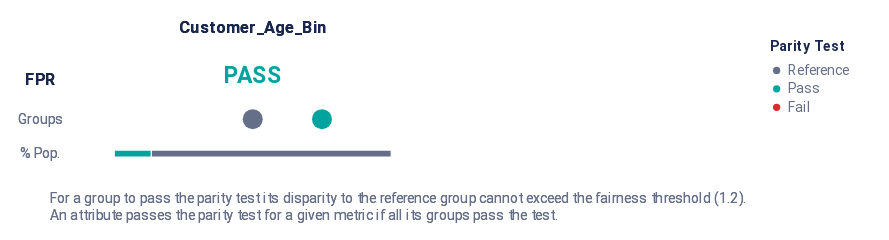

The code cell stored with this chart in its notebook:
### Markdown cell above
Or perform a bias audit to a specific model in the results.

### Code cell
from aequitas.flow.datasets import BankAccountFraud

dataset = BankAccountFraud("Sample")
dataset._download = False
dataset.load_data()
dataset.create_splits()

plot.bias_audit(27, dataset.test, "customer_age_bin", metrics=["fpr"], results_path="artifacts/acs_exp")

### Figure 1 — Vega-Lite specification as saved in the notebook (floating-point values rounded to 4 significant figures)
{"config": {"view": {"continuousWidth": 400, "continuousHeight": 300, "strokeWidth": 0}, "legend": {"labelColor": "rgb(102, 111, 137)", "labelFont": "Roboto, Arial, sans-serif", "labelFontSize": 12, "rowPadding": 4, "symbolSize": 40, "titleBaseline": "top", "titleColor": "rgb(25, 39, 78)", "titleFont": "Roboto, Arial, sans-serif", "titleFontSize": 12, "titleFontWeight": "bold", "titlePadding": 8}}, "vconcat": [{"hconcat": [{"vconcat": [{"mark": {"type": "text", "align": "center", "baseline": "middle", "color": "rgb(25, 39, 78)", "font": "Roboto, Arial, sans-serif", "fontWeight": "bold", "size": 14}, "encoding": {"text": {"value": ""}}, "height": 19.5, "width": 32.0}, {"layer": [{"mark": {"type": "text", "align": "center", "baseline": "middle", "color": "rgb(25, 39, 78)", "font": "Roboto, Arial, sans-serif", "fontWeight": "bold", "size": 14}, "encoding": {"text": {"value": "FPR"}, "y": {"axis": {"domain": false, "grid": false, "labels": false, "ticks": false, "title": null}, "field": "y_position", "scale": {"domain": [3, 1]}, "type": "quantitative"}}, "transform": [{"calculate": "1.2", "as": "y_position"}]}, {"mark": {"type": "text", "align": "center", "baseline": "middle", "color": "rgb(102, 111, 137)", "font": "Roboto, Arial, sans-serif", "size": 12}, "encoding": {"text": {"value": "Groups"}, "y": {"axis": {"domain": false, "grid": false, "labels": false, "ticks": false, "title": null}, "field": "y_position", "scale": {"domain": [3, 1]}, "type": "quantitative"}}, "transform": [{"calculate": "2", "as": "y_position"}]}, {"mark": {"type": "text", "align": "center", "baseline": "middle", "color": "rgb(102, 111, 137)", "font": "Roboto, Arial, sans-serif", "size": 12}, "encoding": {"text": {"value": "% Pop."}, "y": {"axis": {"domain": false, "grid": false, "labels": false, "ticks": false, "title": null}, "field": "y_position", "scale": {"domain": [3, 1]}, "type": "quantitative"}}, "transform": [{"calculate": "2.7", "as": "y_position"}]}], "height": 84.5, "width": 32.0}], "bounds": "flush", "data": {"name": "data-79dd248bdaa0ea02c535240e8ad022c8"}, "spacing": 26.0}, {"hconcat": [{"vconcat": [{"data": {"name": "data-79dd248bdaa0ea02c535240e8ad022c8"}, "mark": {"type": "text", "align": "center", "baseline": "middle", "color": "rgb(25, 39, 78)", "font": "Roboto, Arial, sans-serif", "fontWeight": "bold", "size": 14}, "encoding": {"text": {"value": "Customer_Age_Bin"}}, "height": 19.5, "width": 240.0}, {"layer": [{"data": {"name": "data-126d4ae515fac080ab56453e43289c66"}, "mark": {"type": "text", "align": "center", "baseline": "middle", "font": "Roboto, Arial, sans-serif", "fontWeight": "bold", "size": 20}, "encoding": {"color": {"field": "parity_result", "legend": {"offset": 0, "padding": 20, "title": "Parity Test"}, "scale": {"domain": ["Reference", "Pass", "Fail"], "range": ["rgb(102, 111, 137)", "rgb(0, 163, 158)", "rgb(211, 47, 47)"]}, "type": "ordinal"}, "text": {"value": "PASS"}, "y": {"axis": {"domain": false, "grid": false, "labels": false, "ticks": false, "title": null}, "field": "y_position", "scale": {"domain": [3, 1]}, "type": "quantitative"}}, "transform": [{"calculate": "1", "as": "y_position"}]}, {"data": {"name": "data-87e19190d7e3a4f7eba06ad8eb87b4fa"}, "mark": {"type": "bar", "size": 6, "stroke": "white"}, "encoding": {"color": {"field": "fpr_parity_result", "legend": null, "scale": {"domain": ["Reference", "Pass", "Fail"], "range": ["rgb(102, 111, 137)", "rgb(0, 163, 158)", "rgb(211, 47, 47)"]}, "type": "ordinal"}, "tooltip": [{"field": "fpr_parity_result", "title": "Parity", "type": "nominal"}, {"field": "tooltip_group_size", "title": "Size", "type": "nominal"}, {"field": "tooltip_groups_name_size", "title": "Groups", "type": "nominal"}], "x": {"aggregate": "sum", "axis": {"domain": false, "grid": false, "labels": false, "ticks": false, "title": null}, "field": "group_size", "stack": "normalize", "type": "quantitative"}, "y": {"axis": {"domain": false, "grid": false, "labels": false, "ticks": false, "title": null}, "field": "y_position", "scale": {"domain": [3, 1]}, "type": "quantitative"}}, "transform": [{"calculate": "2.8", "as": "y_position"}]}, {"data": {"name": "data-bbcc9075758fef4f088ee6d0547434f5"}, "mark": {"type": "circle", "opacity": 1}, "encoding": {"color": {"field": "fpr_parity_result", "legend": null, "scale": {"domain": ["Reference", "Pass", "Fail"], "range": ["rgb(102, 111, 137)", "rgb(0, 163, 158)", "rgb(211, 47, 47)"]}, "type": "ordinal"}, "size": {"value": 300}, "tooltip": [{"field": "attribute_value", "title": "Group", "type": "nominal"}, {"field": "tooltip_group_size", "title": "Group Size", "type": "nominal"}, {"field": "tooltip_parity_test_explanation_fpr", "title": "Parity Test", "type": "nominal"}, {"field": "tooltip_disparity_explanation_fpr", "title": "Disparity", "type": "nominal"}, {"field": "fpr", "format": ".2f", "title": "FPR", "type": "quantitative"}], "x": {"axis": {"domain": false, "grid": false, "labels": false, "ticks": false, "title": null}, "field": "fpr_disparity_rank", "scale": {"domain": [-2, 2], "nice": false}, "type": "quantitative"}, "y": {"axis": {"domain": false, "grid": false, "labels": false, "ticks": false, "title": null}, "field": "y_position", "scale": {"domain": [3, 1]}, "type": "quantitative"}}, "transform": [{"calculate": "2", "as": "y_position"}]}], "height": 84.5, "resolve": {"scale": {"x": "independent"}}, "width": 240.0}], "bounds": "flush", "spacing": 26.0}], "bounds": "flush", "spacing": 288.0}], "bounds": "flush", "spacing": 80.0}, {"layer": [{"mark": {"type": "text", "align": "left", "baseline": "top", "fill": "rgb(102, 111, 137)", "font": "Roboto, Arial, sans-serif", "fontSize": 12, "fontWeight": "normal"}, "encoding": {"text": {"value": "For a group to pass the parity test its disparity to the reference group cannot exceed the fairness threshold (1.2)."}, "x": {"value": 24.0}, "y": {"value": 0}}}, {"mark": {"type": "text", "align": "left", "baseline": "top", "fill": "rgb(102, 111, 137)", "font": "Roboto, Arial, sans-serif", "fontSize": 12, "fontWeight": "normal"}, "encoding": {"text": {"value": "An attribute passes the parity test for a given metric if all its groups pass the test."}, "x": {"value": 24.0}, "y": {"value": 15.0}}}], "data": {"name": "data-79dd248bdaa0ea02c535240e8ad022c8"}}], "padding": 15, "usermeta": {"embedOptions": {"scaleFactor": 5, "downloadFileName": "summary_chart"}}, "$schema": "https://vega.github.io/schema/vega-lite/v4.17.0.json", "datasets": {"data-79dd248bdaa0ea02c535240e8ad022c8": [{"a": 1, "b": 0}, {"a": 1, "b": 0}], "data-126d4ae515fac080ab56453e43289c66": [{"parity_result": "Pass"}], "data-87e19190d7e3a4f7eba06ad8eb87b4fa": [{"fpr_parity_result": "Pass", "attribute_name": "customer_age_bin", "total_entities": 15000, "group_size": 2010, "tooltip_groups_name_size": "1 (2,010)", "tooltip_group_size": "2,010 (13.40%)"}, {"fpr_parity_result": "Reference", "attribute_name": "customer_age_bin", "total_entities": 15000, "group_size": 12990, "tooltip_groups_name_size": "0 (12,990)", "tooltip_group_size": "12,990 (86.60%)"}], "data-bbcc9075758fef4f088ee6d0547434f5": [{"attribute_name": "customer_age_bin", "attribute_value": "0", "group_size": 12990, "total_entities": 15000, "ref_group_value": "0", "fpr": 0.9622, "fpr_disparity": 1.0, "fpr_disparity_scaled": 0.0, "fpr_parity_result": "Reference", "tooltip_parity_test_explanation_fpr": "Reference group", "tooltip_disparity_explanation_fpr": "Reference group", "tooltip_group_size": "12,990 (86.60%)", "fpr_disparity_rank": 0.0, "group_size_formatted": "12,990", "tooltip_groups_name_size": "0 (12,990)"}, {"attribute_name": "customer_age_bin", "attribute_value": "1", "group_size": 2010, "total_entities": 15000, "ref_group_value": "0", "fpr": 0.9681, "fpr_disparity": 1.006, "fpr_disparity_scaled": 0.006203, "fpr_parity_result": "Pass", "tooltip_parity_test_explanation_fpr": "Pass. Below fairness threshold of 1.2", "tooltip_disparity_explanation_fpr": "1.01 times larger FPR than the reference group", "tooltip_group_size": "2,010 (13.40%)", "fpr_disparity_rank": 1.0, "group_size_formatted": "2,010", "tooltip_groups_name_size": "1 (2,010)"}]}}
